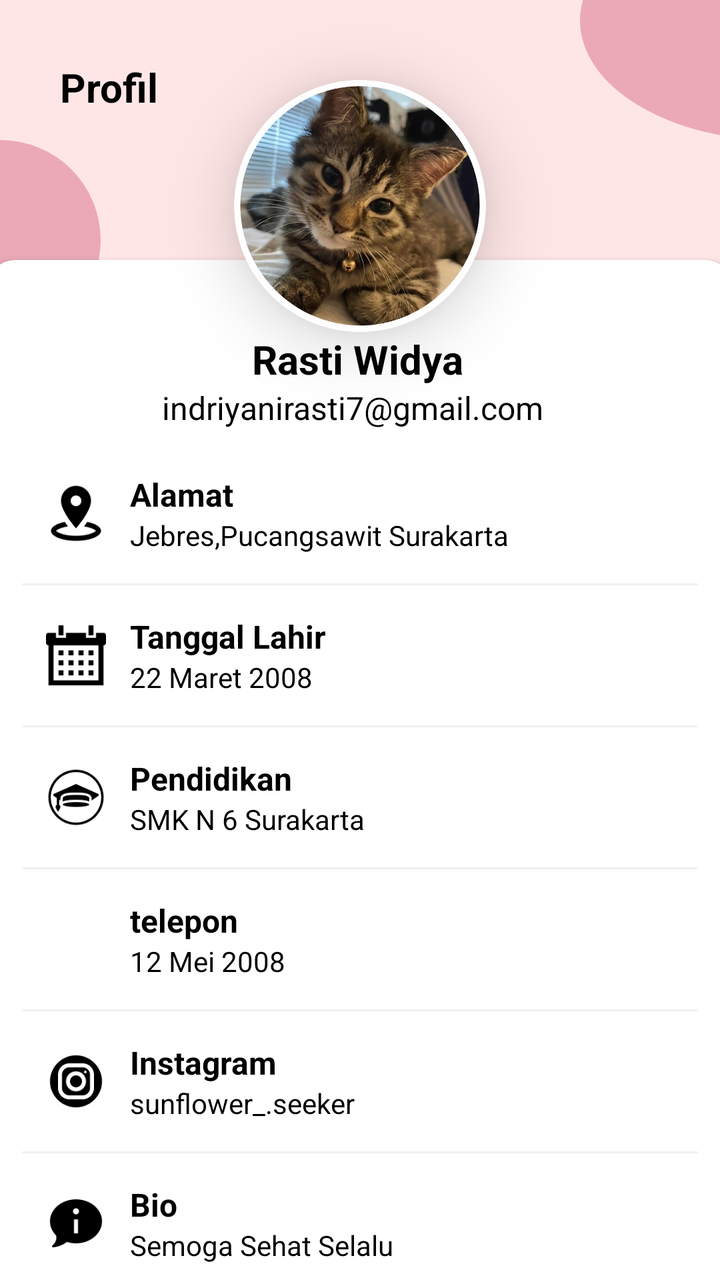
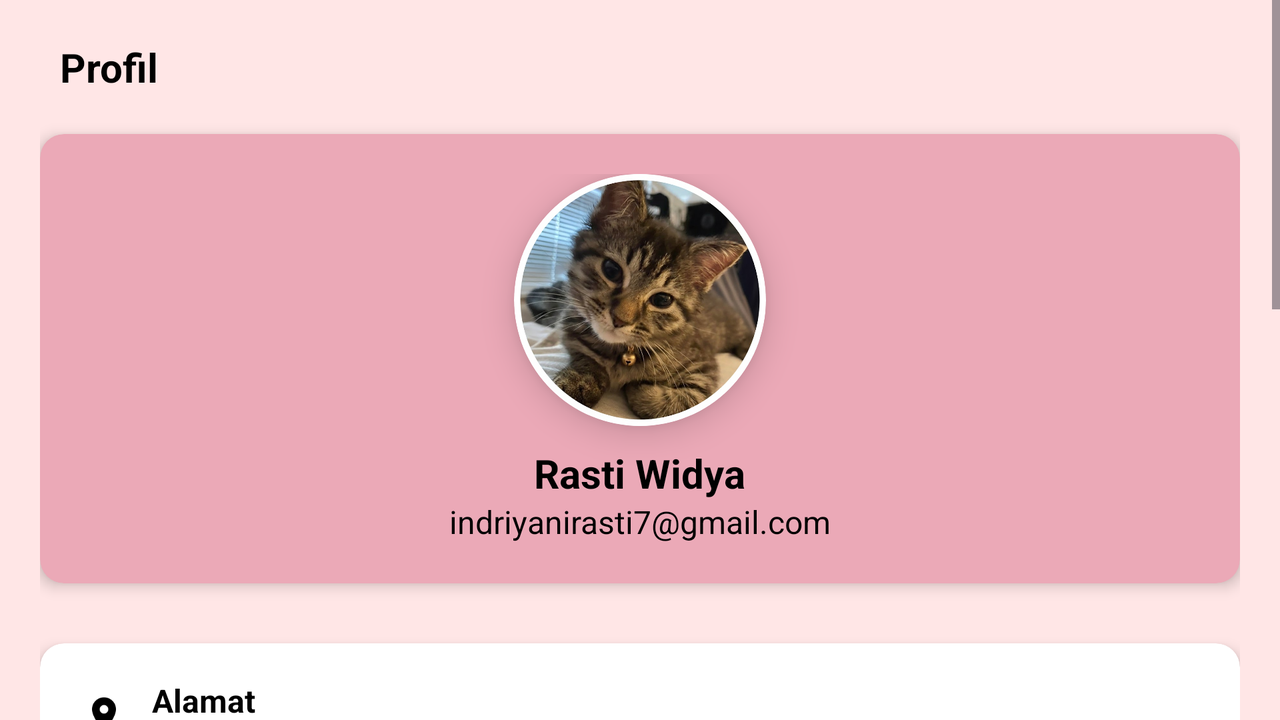

The same Android screen from two of the app's own layout files: first res/layout/ as a phone draws it, then the author's variant for another configuration, drawn on a device whose configuration selects that folder. Both files follow.
<!-- AndroidManifest.xml: application theme Theme.ProjectMars -->
<!-- res/layout/activity_profil.xml -->
<?xml version="1.0" encoding="utf-8"?>
<FrameLayout xmlns:android="http://schemas.android.com/apk/res/android"
    xmlns:app="http://schemas.android.com/apk/res-auto"
    xmlns:tools="http://schemas.android.com/tools"
    android:id="@+id/main"
    android:layout_width="match_parent"
    android:layout_height="match_parent"
    android:orientation="vertical"
    android:background="@color/brownnni"
    tools:context=".profil">


    <TextView
        android:layout_width="match_parent"
        android:layout_height="wrap_content"
        android:text="Profil"
        android:textSize="20dp"
        android:textStyle="bold"
        android:textColor="@color/black"
        android:layout_marginLeft="30dp"
        android:layout_marginTop="30dp"/>

    <androidx.cardview.widget.CardView
        android:layout_width="370dp"
        android:layout_height="540dp"
        android:layout_gravity="center_horizontal"
        android:layout_marginTop="130dp"
        app:cardCornerRadius="12dp"
        app:cardElevation="2dp"
        app:cardBackgroundColor="@color/white">

        <LinearLayout
            android:layout_width="match_parent"
            android:layout_height="match_parent"
            android:orientation="vertical"
            android:padding="16dp">

            <TextView
                android:layout_width="wrap_content"
                android:layout_height="wrap_content"
                android:text="Rasti Widya"
                android:textStyle="bold"
                android:layout_marginLeft="115dp"
                android:layout_marginTop="20dp"
                android:textColor="#000000"
                android:textSize="20sp"/>

            <TextView
                android:layout_width="wrap_content"
                android:layout_height="wrap_content"
                android:text="indriyanirasti7@gmail.com"
                android:layout_marginLeft="70dp"
                android:textColor="#000000"
                android:textSize="16dp"/>

            <LinearLayout
                android:id="@+id/btnAlamat"
                android:layout_width="match_parent"
                android:layout_height="70dp"
                android:orientation="horizontal"
                android:gravity="center_vertical"
                android:layout_marginTop="7dp">

                <ImageView
                    android:layout_width="30dp"
                    android:layout_height="30dp"
                    android:src="@drawable/alamat"
                    android:layout_marginHorizontal="12dp"/>

                <LinearLayout
                    android:layout_width="wrap_content"
                    android:layout_height="wrap_content"
                    android:orientation="vertical">

                    <TextView
                        android:layout_width="wrap_content"
                        android:layout_height="wrap_content"
                        android:text="Alamat"
                        android:textColor="#000000"
                        android:textSize="16sp"
                        android:textStyle="bold" />

                    <TextView
                        android:layout_width="wrap_content"
                        android:layout_height="wrap_content"
                        android:text="Jebres,Pucangsawit Surakarta"
                        android:textColor="@color/black"
                        android:textSize="14sp"/>
                </LinearLayout>

            </LinearLayout>

            <View
                android:layout_width="match_parent"
                android:layout_height="1dp"
                android:background="#F0F0F0"/>

            
            <LinearLayout
                android:layout_width="match_parent"
                android:layout_height="70dp"
                android:orientation="horizontal"
                android:gravity="center_vertical">

                <ImageView
                    android:layout_width="30dp"
                    android:layout_height="30dp"
                    android:src="@drawable/kalender"
                    android:layout_marginHorizontal="12dp"/>

                <LinearLayout
                    android:layout_width="wrap_content"
                    android:layout_height="wrap_content"
                    android:orientation="vertical">

                    <TextView
                        android:layout_width="wrap_content"
                        android:layout_height="wrap_content"
                        android:text="Tanggal Lahir"
                        android:textStyle="bold"
                        android:textColor="#000000"
                        android:textSize="16sp"/>

                    <TextView
                        android:layout_width="wrap_content"
                        android:layout_height="wrap_content"
                        android:text="22 Maret 2008"
                        android:textColor="@color/black"
                        android:textSize="14sp"/>
                </LinearLayout>

            </LinearLayout>

            <View
                android:layout_width="match_parent"
                android:layout_height="1dp"
                android:background="#F0F0F0"/>

            
            <LinearLayout
                android:id="@+id/btnPendidikan"
                android:layout_width="match_parent"
                android:layout_height="70dp"
                android:orientation="horizontal"
                android:gravity="center_vertical">

                <ImageView
                    android:layout_width="30dp"
                    android:layout_height="30dp"
                    android:src="@drawable/pendidikan"
                    android:layout_marginHorizontal="12dp"/>

                <LinearLayout
                    android:layout_width="wrap_content"
                    android:layout_height="wrap_content"
                    android:orientation="vertical">

                    <TextView
                        android:layout_width="wrap_content"
                        android:layout_height="wrap_content"
                        android:text="Pendidikan"
                        android:textStyle="bold"
                        android:textColor="#000000"
                        android:textSize="16sp"/>

                    <TextView
                        android:layout_width="wrap_content"
                        android:layout_height="wrap_content"
                        android:text="SMK N 6 Surakarta"
                        android:textColor="@color/black"
                        android:textSize="14sp" />
                </LinearLayout>

            </LinearLayout>

            <View
                android:layout_width="match_parent"
                android:layout_height="1dp"
                android:background="#F0F0F0"/>

            
            <LinearLayout
                android:id="@+id/btnTelepon"
                android:layout_width="match_parent"
                android:layout_height="70dp"
                android:gravity="center_vertical"
                android:orientation="horizontal">

                <ImageView
                    android:layout_width="30dp"
                    android:layout_height="30dp"
                    android:layout_marginHorizontal="12dp"
                    android:src="@drawable/telepon" />

                <LinearLayout
                    android:layout_width="wrap_content"
                    android:layout_height="wrap_content"
                    android:orientation="vertical">

                    <TextView
                        android:layout_width="wrap_content"
                        android:layout_height="wrap_content"
                        android:text="telepon"
                        android:textColor="#000000"
                        android:textStyle="bold"
                        android:textSize="16sp" />

                    <TextView
                        android:layout_width="wrap_content"
                        android:layout_height="wrap_content"
                        android:text="12 Mei 2008"
                        android:textColor="@color/black"
                        android:textSize="14sp" />
                </LinearLayout>
            </LinearLayout>

            <View
                android:layout_width="match_parent"
                android:layout_height="1dp"
                android:background="#F0F0F0"/>

            
            <LinearLayout
                android:id="@+id/btnInstagram"
                android:layout_width="match_parent"
                android:layout_height="70dp"
                android:gravity="center_vertical"
                android:orientation="horizontal">

                <ImageView
                    android:layout_width="30dp"
                    android:layout_height="30dp"
                    android:layout_marginHorizontal="12dp"
                    android:src="@drawable/ig" />

                <LinearLayout
                    android:layout_width="wrap_content"
                    android:layout_height="wrap_content"
                    android:orientation="vertical">

                    <TextView
                        android:layout_width="wrap_content"
                        android:layout_height="wrap_content"
                        android:text="Instagram"
                        android:textColor="#000000"
                        android:textStyle="bold"
                        android:textSize="16sp" />

                    <TextView
                        android:layout_width="wrap_content"
                        android:layout_height="wrap_content"
                        android:text="sunflower_.seeker"
                        android:textColor="@color/black"
                        android:textSize="14sp" />
                </LinearLayout>

            </LinearLayout>

            <View
                android:layout_width="match_parent"
                android:layout_height="1dp"
                android:background="#F0F0F0"/>

            
            <LinearLayout
                android:layout_width="match_parent"
                android:layout_height="70dp"
                android:gravity="center_vertical"
                android:orientation="horizontal">

                <ImageView
                    android:layout_width="30dp"
                    android:layout_height="30dp"
                    android:layout_marginHorizontal="12dp"
                    android:src="@drawable/informasi_bio" />

                <LinearLayout
                    android:layout_width="wrap_content"
                    android:layout_height="wrap_content"
                    android:orientation="vertical">

                    <TextView
                        android:layout_width="wrap_content"
                        android:layout_height="wrap_content"
                        android:text="Bio"
                        android:textColor="#000000"
                        android:textStyle="bold"
                        android:textSize="16sp" />

                    <TextView
                        android:layout_width="wrap_content"
                        android:layout_height="wrap_content"
                        android:text="Semoga Sehat Selalu"
                        android:textColor="@color/black"
                        android:textSize="14sp" />
                </LinearLayout>

            </LinearLayout>

        </LinearLayout>

    </androidx.cardview.widget.CardView>

    <androidx.cardview.widget.CardView
        xmlns:android="http://schemas.android.com/apk/res/android"
        xmlns:app="http://schemas.android.com/apk/res-auto"
        android:layout_width="126dp"
        android:layout_height="126dp"
        android:layout_gravity="center_horizontal"
        app:cardCornerRadius="63dp"
        app:cardElevation="20dp"
        android:layout_marginTop="40dp"
        app:cardUseCompatPadding="false">

        
        

        <ImageView
            android:id="@+id/profileImage"
            android:layout_width="match_parent"
            android:layout_height="match_parent"
            android:src="@drawable/profile_akhir"
            android:scaleType="centerCrop"
            android:background="@null"
            android:padding="3dp" />

    </androidx.cardview.widget.CardView>


    
    <LinearLayout
        xmlns:android="http://schemas.android.com/apk/res/android"
        xmlns:app="http://schemas.android.com/apk/res-auto"
        android:layout_width="match_parent"
        android:layout_height="wrap_content"
        android:orientation="vertical"
        android:gravity="center_horizontal"
        android:paddingTop="80dp"> 


    </LinearLayout>

    
    <Button
        android:id="@+id/editprofil"
        android:layout_width="300dp"
        android:layout_height="55dp"
        android:text="Edit Profile"
        android:textSize="15dp"
        android:textStyle="bold"
        android:backgroundTint="@color/pink_white"
        android:textColor="@color/black"
        android:layout_gravity="center_horizontal"
        android:layout_marginTop="675dp"/>

    
    <ImageView
        android:layout_width="200dp"
        android:layout_height="120dp"
        android:src="@drawable/profilatass"
        android:layout_marginTop="-50dp"
        android:layout_marginLeft="290dp"/>

    <ImageView
        android:layout_width="100dp"
        android:layout_height="100dp"
        android:src="@drawable/profilatass"
        android:layout_marginTop="70dp"
        android:layout_marginLeft="-50dp"/>

</FrameLayout>
<!-- resources referenced by this layout -->
<resources>
  <color name="black">#000000</color>
  <color name="brownnni">#FFE6E6</color>
  <color name="pink_white">#eba9b7</color>
  <color name="white">#FFFFFFFF</color>
  <!-- drawable alamat: png bitmap (drawable, 2021 bytes) -->
  <!-- drawable ig: png bitmap (drawable, 2620 bytes) -->
  <!-- drawable informasi_bio: png bitmap (drawable, 1407 bytes) -->
  <!-- drawable kalender: png bitmap (drawable, 850 bytes) -->
  <!-- drawable pendidikan: png bitmap (drawable, 3112 bytes) -->
  <!-- drawable profilatass (drawable) -->
  <?xml version="1.0" encoding="utf-8"?>
  <shape xmlns:android="http://schemas.android.com/apk/res/android"
      android:shape="oval">
      <solid android:color="#EBA9B7" /> </shape>
  <!-- drawable profile_akhir: png bitmap (drawable, 1012295 bytes) -->
  <style name="Theme.ProjectMars" parent="Base.Theme.ProjectMars" />
  <style name="Base.Theme.ProjectMars" parent="Theme.Material3.DayNight.NoActionBar">
          
          
      </style>
</resources>
<!-- res/layout-land/activity_profil.xml (the author's variant of the layout above) -->
<!-- drawn on the phone turned sideways -->
<?xml version="1.0" encoding="utf-8"?>
<ScrollView
    xmlns:android="http://schemas.android.com/apk/res/android"
    xmlns:app="http://schemas.android.com/apk/res-auto"
    android:layout_width="match_parent"
    android:layout_height="match_parent"
    android:background="@color/brownnni"
    android:id="@+id/main">

    <LinearLayout
        android:layout_width="match_parent"
        android:layout_height="wrap_content"
        android:orientation="vertical"
        android:paddingBottom="40dp"
        android:paddingTop="20dp"
        android:paddingHorizontal="20dp">

        
        

        

        
        <TextView
            android:layout_width="match_parent"
            android:layout_height="wrap_content"
            android:text="@string/Profil"
            android:textSize="20sp"
            android:textStyle="bold"
            android:textColor="@color/black"
            android:layout_marginStart="10dp"
            android:layout_marginBottom="20dp"/>

        
        <androidx.cardview.widget.CardView
            android:layout_width="match_parent"
            android:layout_height="wrap_content"
            app:cardCornerRadius="12dp"
            app:cardElevation="4dp"
            app:cardBackgroundColor="@color/pink_white"
            android:layout_marginBottom="20dp"
            android:paddingVertical="20dp">

            <LinearLayout
                android:layout_width="match_parent"
                android:layout_height="wrap_content"
                android:orientation="vertical"
                android:gravity="center_horizontal"
                android:paddingVertical="20dp">

                <androidx.cardview.widget.CardView
                    android:layout_width="126dp"
                    android:layout_height="126dp"
                    app:cardCornerRadius="63dp"
                    app:cardElevation="10dp"
                    app:cardUseCompatPadding="false">
                    <ImageView
                        android:id="@+id/profileImage"
                        android:layout_width="match_parent"
                        android:layout_height="match_parent"
                        android:src="@drawable/profile_akhir"
                        android:scaleType="centerCrop"
                        android:padding="3dp"
                        android:contentDescription="@string/foto_profil_pengguna" />
                </androidx.cardview.widget.CardView>

                
                <TextView
                    android:layout_width="wrap_content"
                    android:layout_height="wrap_content"
                    android:text="@string/rasti_widya"
                    android:textStyle="bold"
                    android:layout_marginTop="10dp"
                    android:textColor="#000000"
                    android:textSize="20sp"/>

                
                <TextView
                    android:layout_width="wrap_content"
                    android:layout_height="wrap_content"
                    android:text="@string/indriyanirasti7_gmail_com"
                    android:textColor="@color/black"
                    android:textSize="16sp"/>
            </LinearLayout>
        </androidx.cardview.widget.CardView>


        
        <androidx.cardview.widget.CardView
            android:layout_width="match_parent"
            android:layout_height="wrap_content"
            app:cardCornerRadius="12dp"
            app:cardElevation="4dp"
            app:cardBackgroundColor="@color/white"
            android:layout_marginTop="10dp"
            android:layout_marginBottom="20dp">

            <LinearLayout
                android:layout_width="match_parent"
                android:layout_height="wrap_content"
                android:orientation="vertical"
                android:padding="8dp">

                
                <LinearLayout
                    android:id="@+id/btnAlamat"
                    android:layout_width="match_parent"
                    android:layout_height="60dp"
                    android:orientation="horizontal"
                    android:gravity="center_vertical">

                    <ImageView
                        android:layout_width="24dp"
                        android:layout_height="24dp"
                        android:src="@drawable/alamat"
                        android:layout_marginHorizontal="12dp"
                        android:contentDescription="@string/ikon_alamat"/>

                    <LinearLayout
                        android:layout_width="wrap_content"
                        android:layout_height="wrap_content"
                        android:orientation="vertical">

                        <TextView
                            android:layout_width="wrap_content"
                            android:layout_height="wrap_content"
                            android:text="@string/Alamat"
                            android:textColor="#000000"
                            android:textSize="16sp"
                            android:textStyle="bold" />

                        <TextView
                            android:layout_width="wrap_content"
                            android:layout_height="wrap_content"
                            android:text="@string/jebres_pucangsawit_surakarta"
                            android:textColor="@color/black"
                            android:textSize="14sp"/>
                    </LinearLayout>
                </LinearLayout>

                <View
                    android:layout_width="match_parent"
                    android:layout_height="1dp"
                    android:background="#F0F0F0"/>

                
                <LinearLayout
                    android:layout_width="match_parent"
                    android:layout_height="60dp"
                    android:orientation="horizontal"
                    android:gravity="center_vertical">

                    <ImageView
                        android:layout_width="24dp"
                        android:layout_height="24dp"
                        android:src="@drawable/kalender"
                        android:layout_marginHorizontal="12dp"
                        android:contentDescription="@string/ikon_tanggal_lahir"/>

                    <LinearLayout
                        android:layout_width="wrap_content"
                        android:layout_height="wrap_content"
                        android:orientation="vertical">

                        <TextView
                            android:layout_width="wrap_content"
                            android:layout_height="wrap_content"
                            android:text="@string/Tanggal_lahir"
                            android:textStyle="bold"
                            android:textColor="#000000"
                            android:textSize="16sp"/>

                        <TextView
                            android:layout_width="wrap_content"
                            android:layout_height="wrap_content"
                            android:text="@string/_22_maret_2008"
                            android:textColor="@color/black"
                            android:textSize="14sp"/>
                    </LinearLayout>
                </LinearLayout>

                <View
                    android:layout_width="match_parent"
                    android:layout_height="1dp"
                    android:background="#F0F0F0"/>

                
                <LinearLayout
                    android:id="@+id/btnPendidikan"
                    android:layout_width="match_parent"
                    android:layout_height="60dp"
                    android:orientation="horizontal"
                    android:gravity="center_vertical">

                    <ImageView
                        android:layout_width="24dp"
                        android:layout_height="24dp"
                        android:src="@drawable/pendidikan"
                        android:layout_marginHorizontal="12dp"
                        android:contentDescription="@string/ikon_pendidikan"/>

                    <LinearLayout
                        android:layout_width="wrap_content"
                        android:layout_height="wrap_content"
                        android:orientation="vertical">

                        <TextView
                            android:layout_width="wrap_content"
                            android:layout_height="wrap_content"
                            android:text="@string/Pendidikan"
                            android:textStyle="bold"
                            android:textColor="#000000"
                            android:textSize="16sp"/>

                        <TextView
                            android:layout_width="wrap_content"
                            android:layout_height="wrap_content"
                            android:text="@string/smk_n_6_surakarta"
                            android:textColor="@color/black"
                            android:textSize="14sp" />
                    </LinearLayout>
                </LinearLayout>

                <View
                    android:layout_width="match_parent"
                    android:layout_height="1dp"
                    android:background="#F0F0F0"/>

                
                <LinearLayout
                    android:id="@+id/btnTelepon"
                    android:layout_width="match_parent"
                    android:layout_height="60dp"
                    android:gravity="center_vertical"
                    android:orientation="horizontal">

                    <ImageView
                        android:layout_width="24dp"
                        android:layout_height="24dp"
                        android:layout_marginHorizontal="12dp"
                        android:src="@drawable/telepon"
                        android:contentDescription="@string/ikon_telepon" />

                    <LinearLayout
                        android:layout_width="wrap_content"
                        android:layout_height="wrap_content"
                        android:orientation="vertical">

                        <TextView
                            android:layout_width="wrap_content"
                            android:layout_height="wrap_content"
                            android:text="@string/Telepon"
                            android:textColor="#000000"
                            android:textStyle="bold"
                            android:textSize="16sp" />

                        <TextView
                            android:layout_width="wrap_content"
                            android:layout_height="wrap_content"
                            android:text="@string/_081234567890"
                            android:textColor="@color/black"
                            android:textSize="14sp" />
                    </LinearLayout>
                </LinearLayout>

                <View
                    android:layout_width="match_parent"
                    android:layout_height="1dp"
                    android:background="#F0F0F0"/>

                
                <LinearLayout
                    android:id="@+id/btnInstagram"
                    android:layout_width="match_parent"
                    android:layout_height="60dp"
                    android:gravity="center_vertical"
                    android:orientation="horizontal">

                    <ImageView
                        android:layout_width="24dp"
                        android:layout_height="24dp"
                        android:layout_marginHorizontal="12dp"
                        android:src="@drawable/ig"
                        android:contentDescription="@string/ikon_instagram" />

                    <LinearLayout
                        android:layout_width="wrap_content"
                        android:layout_height="wrap_content"
                        android:orientation="vertical">

                        <TextView
                            android:layout_width="wrap_content"
                            android:layout_height="wrap_content"
                            android:text="@string/Instagram"
                            android:textColor="#000000"
                            android:textStyle="bold"
                            android:textSize="16sp" />

                        <TextView
                            android:layout_width="wrap_content"
                            android:layout_height="wrap_content"
                            android:text="@string/sunflower_seeker"
                            android:textColor="@color/black"
                            android:textSize="14sp" />
                    </LinearLayout>
                </LinearLayout>

                <View
                    android:layout_width="match_parent"
                    android:layout_height="1dp"
                    android:background="#F0F0F0"/>

                
                <LinearLayout
                    android:layout_width="match_parent"
                    android:layout_height="60dp"
                    android:gravity="center_vertical"
                    android:orientation="horizontal">

                    <ImageView
                        android:layout_width="24dp"
                        android:layout_height="24dp"
                        android:layout_marginHorizontal="12dp"
                        android:src="@drawable/informasi_bio"
                        android:contentDescription="@string/ikon_bio" />

                    <LinearLayout
                        android:layout_width="wrap_content"
                        android:layout_height="wrap_content"
                        android:orientation="vertical">

                        <TextView
                            android:layout_width="wrap_content"
                            android:layout_height="wrap_content"
                            android:text="@string/bio"
                            android:textColor="#000000"
                            android:textStyle="bold"
                            android:textSize="16sp" />

                        <TextView
                            android:layout_width="wrap_content"
                            android:layout_height="wrap_content"
                            android:text="@string/semoga_sehat_selalu"
                            android:textColor="@color/black"
                            android:textSize="14sp" />
                    </LinearLayout>
                </LinearLayout>
            </LinearLayout>
        </androidx.cardview.widget.CardView>

        
        <Button
            android:id="@+id/editprofil"
            android:layout_width="match_parent"
            android:layout_height="55dp"
            android:text="@string/Edit_Profil"
            android:textSize="15sp"
            android:textStyle="bold"
            android:backgroundTint="@color/pink_white"
            android:textColor="@color/black"
            android:layout_marginTop="20dp"
            android:layout_marginHorizontal="10dp"/>

    </LinearLayout>
</ScrollView>
<!-- resources referenced by the variant -->
<!-- as the phone turned sideways resolves them -->
<resources>
  <color name="black">#000000</color>
  <color name="brownnni">#FFE6E6</color>
  <color name="pink_white">#eba9b7</color>
  <color name="white">#FFFFFFFF</color>
  <!-- drawable alamat: png bitmap (drawable, 2021 bytes) -->
  <!-- drawable ig: png bitmap (drawable, 2620 bytes) -->
  <!-- drawable informasi_bio: png bitmap (drawable, 1407 bytes) -->
  <!-- drawable kalender: png bitmap (drawable, 850 bytes) -->
  <!-- drawable pendidikan: png bitmap (drawable, 3112 bytes) -->
  <!-- drawable profile_akhir: png bitmap (drawable, 1012295 bytes) -->
  <string name="Alamat">"Alamat "</string>
  <string name="Edit_Profil">Edit Profil</string>
  <string name="Instagram">Instagram</string>
  <string name="Pendidikan">Pendidikan</string>
  <string name="Profil">Profil</string>
  <string name="Tanggal_lahir">Tanggal Lahir</string>
  <string name="Telepon">Telepon</string>
  <string name="_081234567890">081234567890</string>
  <string name="_22_maret_2008">22 Maret 2008</string>
  <string name="bio">Bio</string>
  <string name="foto_profil_pengguna">Foto Profil Pengguna</string>
  <string name="ikon_alamat">Ikon Alamat</string>
  <string name="ikon_bio">Ikon Bio</string>
  <string name="ikon_instagram">Ikon Instagram</string>
  <string name="ikon_pendidikan">Ikon Pendidikan</string>
  <string name="ikon_tanggal_lahir">Ikon Tanggal Lahir</string>
  <string name="ikon_telepon">Ikon Telepon</string>
  <string name="indriyanirasti7_gmail_com">indriyanirasti7@gmail.com</string>
  <string name="jebres_pucangsawit_surakarta">Jebres,Pucangsawit Surakarta</string>
  <string name="rasti_widya">Rasti Widya</string>
  <string name="semoga_sehat_selalu">Semoga Sehat Selalu</string>
  <string name="smk_n_6_surakarta">SMK N 6 Surakarta</string>
  <string name="sunflower_seeker">sunflower_.seeker</string>
  <style name="Theme.ProjectMars" parent="Base.Theme.ProjectMars" />
  <style name="Base.Theme.ProjectMars" parent="Theme.Material3.DayNight.NoActionBar">
          
          
      </style>
</resources>
